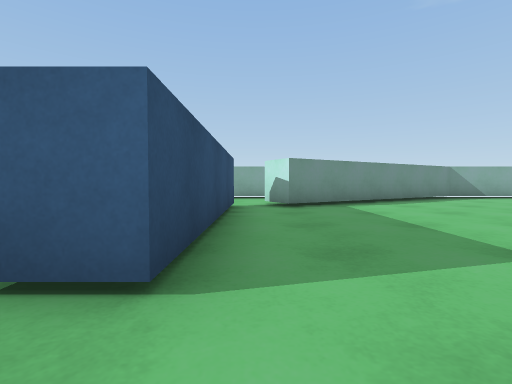
view 1 (above)

23 first-person views from a walk through a 3-D level made in the Unity game engine. The camera is 0.55 m above the floor, tilts 2° down and sees 85° across. The floor is counted in squares, 1 m on a side. Each view is taken from the middle of a square. On the plan, view 1 faces up. The plan holds only what a view shows up to about 9 squares ahead; the rest is blank. The place goes on beyond the plan.

view 2
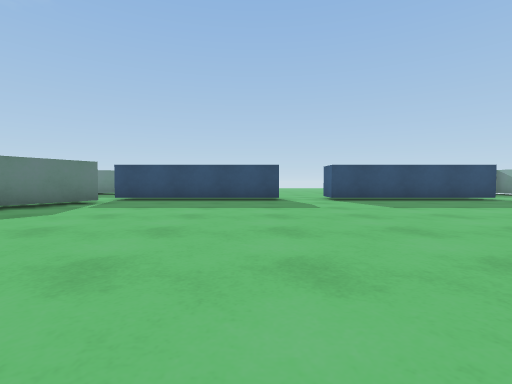

view 3
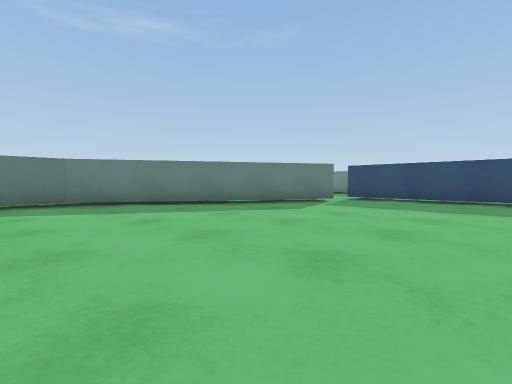

view 4
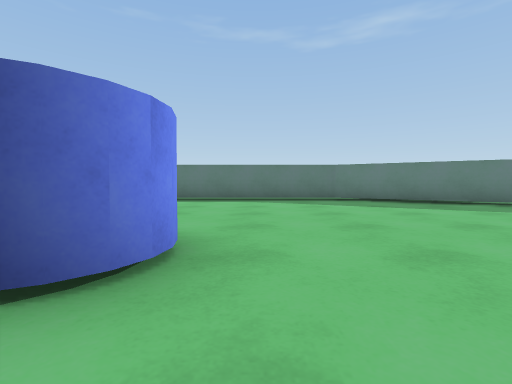

view 5
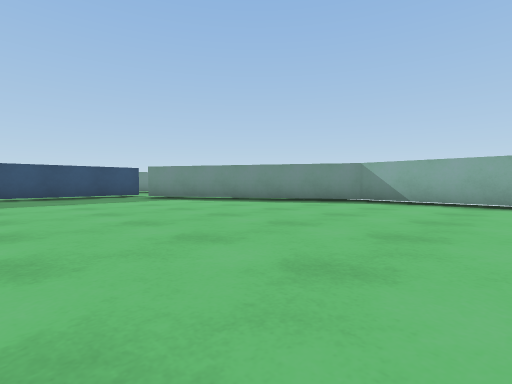

view 6
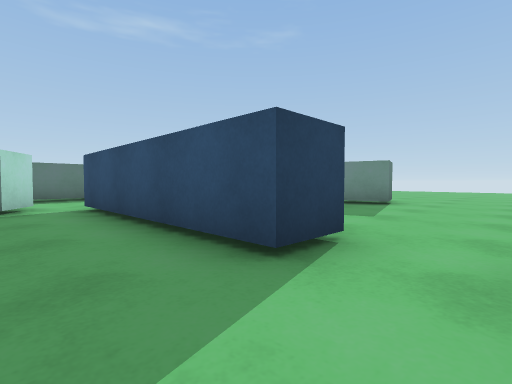

view 7
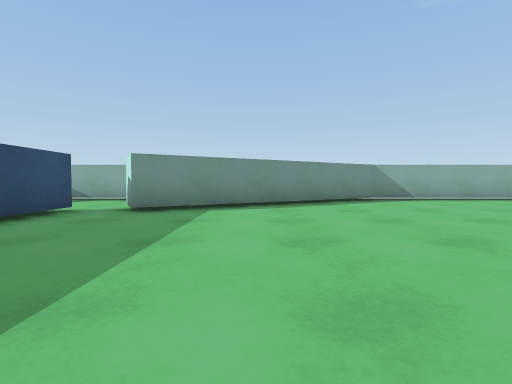

view 8
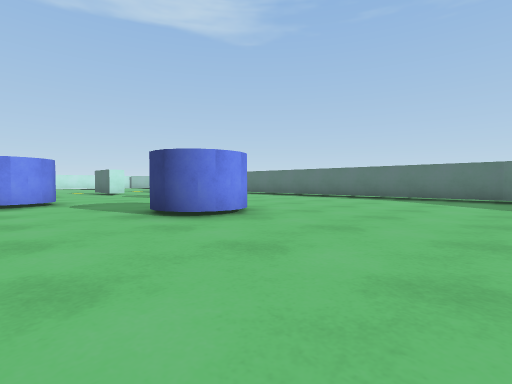

view 9
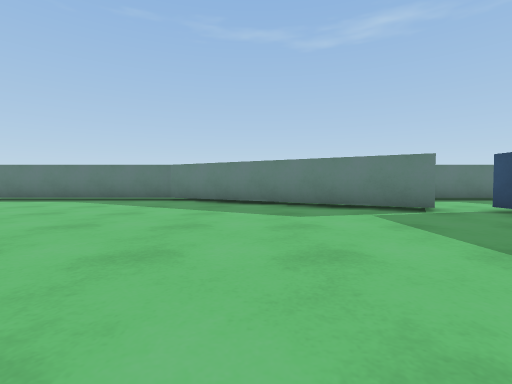

view 10
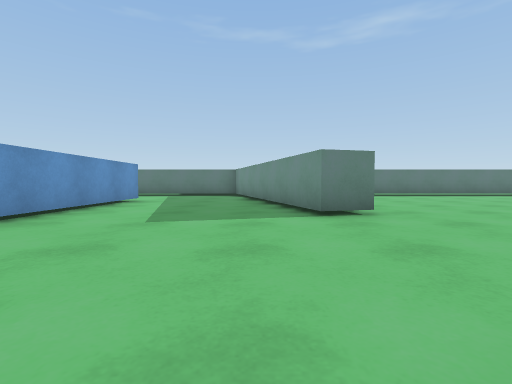

view 11
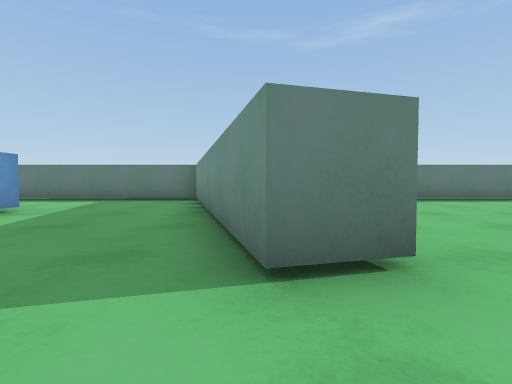

view 12
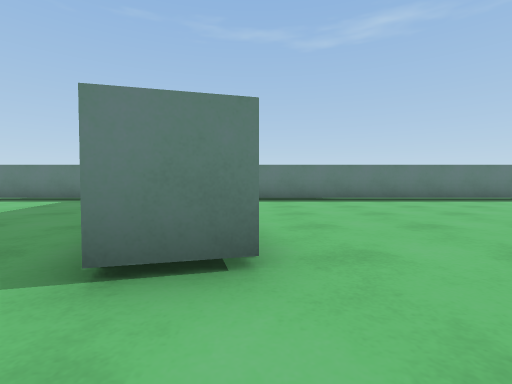

view 13
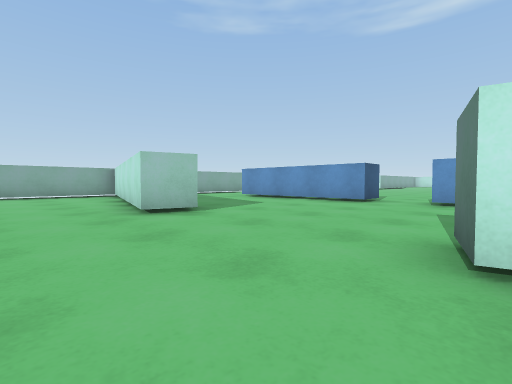

view 14
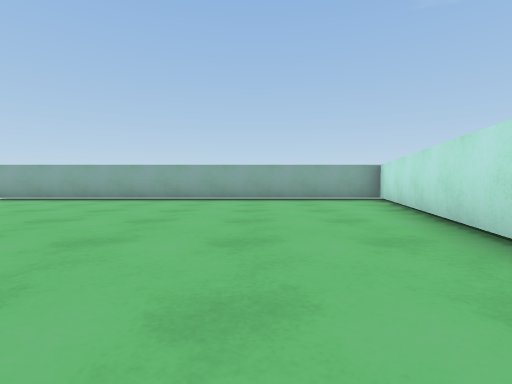

view 15
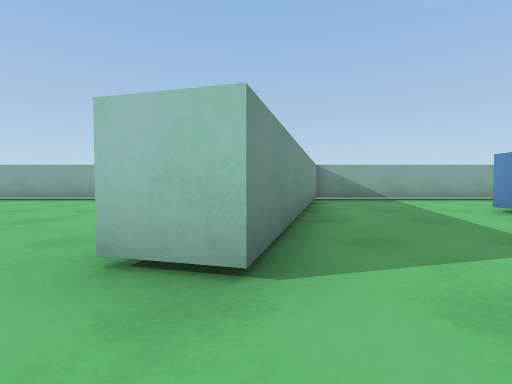

view 16
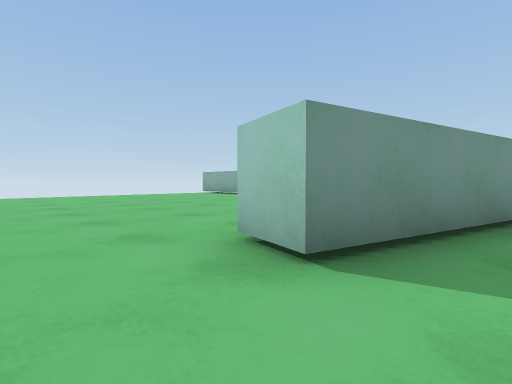

view 17
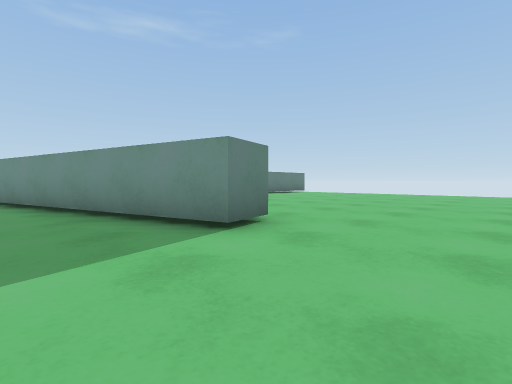

view 18
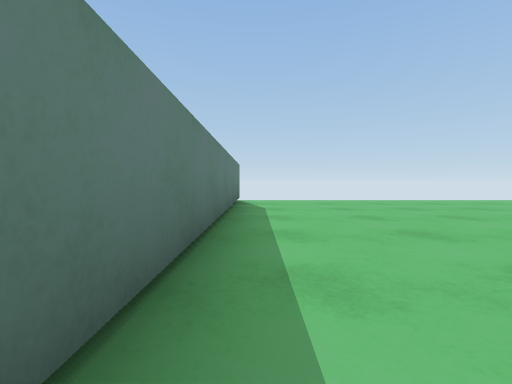

view 19
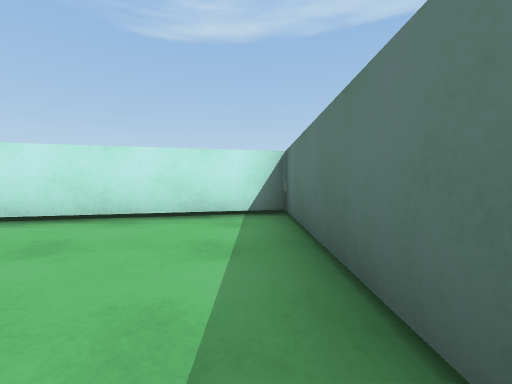

view 20
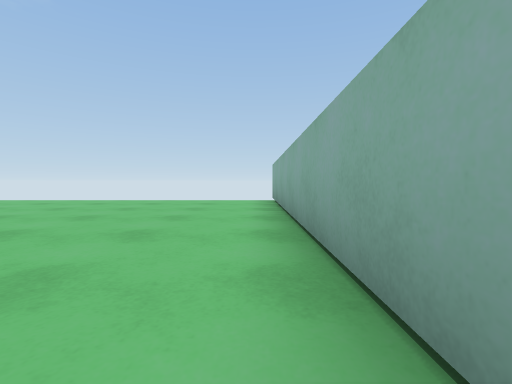

view 21
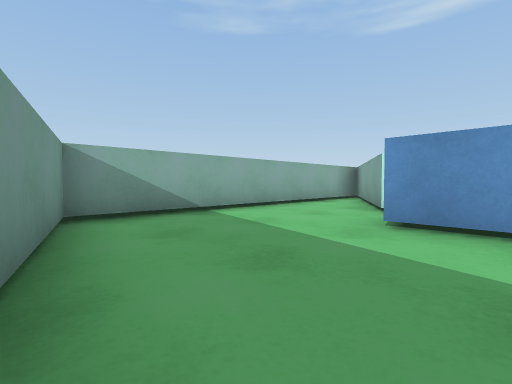

view 22
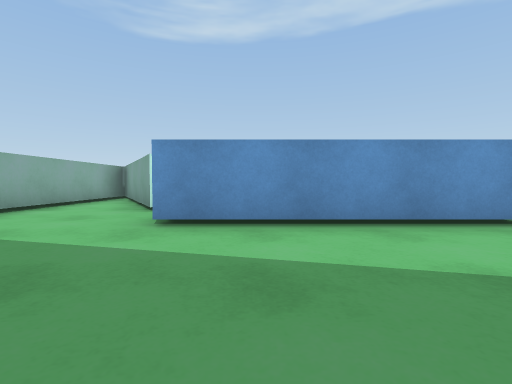

view 23
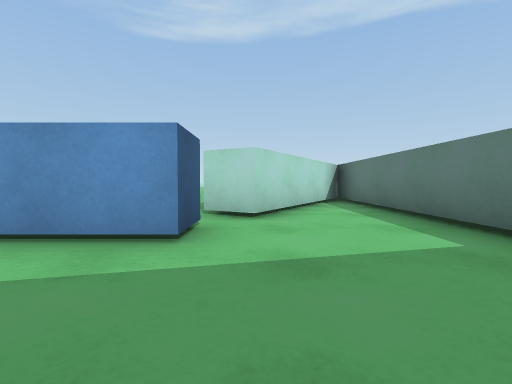

### Floor plan
Points are (right, up) in squares from view 1. A wall is a line through its corners. A room is listed if a view was taken in it or the views show most of it. See-through windows are left out.
Room 1 (views 1, 2, 3, 4, 5, 6, 7, 8, 9)
walls: (-1.5, -0.3) (-0.5, -0.3) (-0.5, -5.3); (-0.5, 6.4) (-0.5, 1.3) (-1.5, 1.3); (0.2, -6) (0.7, -5.1) (6.6, -8.5) (10.5, -8.5); (10.5, 9.5) (6.6, 9.5) (0.7, 6.1) (0.2, 7)
ways out: opening at (-1, 0.5) to room 2; opening at (0, -5) to room 2; opening at (0, 6) to room 2
objects: blue cylinder (10, -2)
Room 2 (views 10, 11, 12, 13, 14, 15, 16, 17, 18, 19, 20, 21, 22, 23)
walls: (-7, -1.8) (-6.1, -1.5) (-4.2, -8.5) (4.6, -8.5) (0.2, -6); (-1.5, 1.3) (-1.5, 6.4); (-0.5, -5.3) (-1.5, -5.3) (-1.5, -0.3); (0.2, 7) (3.9, 9.1); (-17.4, -8.5) (-5.2, -8.5) (-6.3, -4.5); (4.1, 9.5) (-4.2, 9.5) (-6.1, 2.5) (-7, 2.8) (-5.2, 9.5) (-17.2, 9.5)
ways out: opening at (-1, 0.5) to room 1; opening at (0, -5) to room 1; opening at (0, 6) to room 1

Positions as (right, up) in squares from view 1, and headings:
1: (0, 0), facing up
2: (8, -1), facing left
3: (8, -1), facing down-left
4: (9, 0), facing down
5: (10, 2), facing up-left
6: (1, 1), facing down-left
7: (3, 1), facing up
8: (6, 1), facing down-right
9: (4, 0), facing down
10: (-5, 3), facing down
11: (-6, 0), facing down
12: (-7, 0), facing down
13: (-9, -2), facing up-right
14: (-9, 1), facing up
15: (-6, 1), facing up
16: (-5, 1), facing up-left
17: (-4, 1), facing down-left
18: (-9, -8), facing left
19: (-10, -8), facing right
20: (-9, 9), facing left
21: (-5, 5), facing up-right
22: (-5, 5), facing right
23: (-4, -6), facing right
